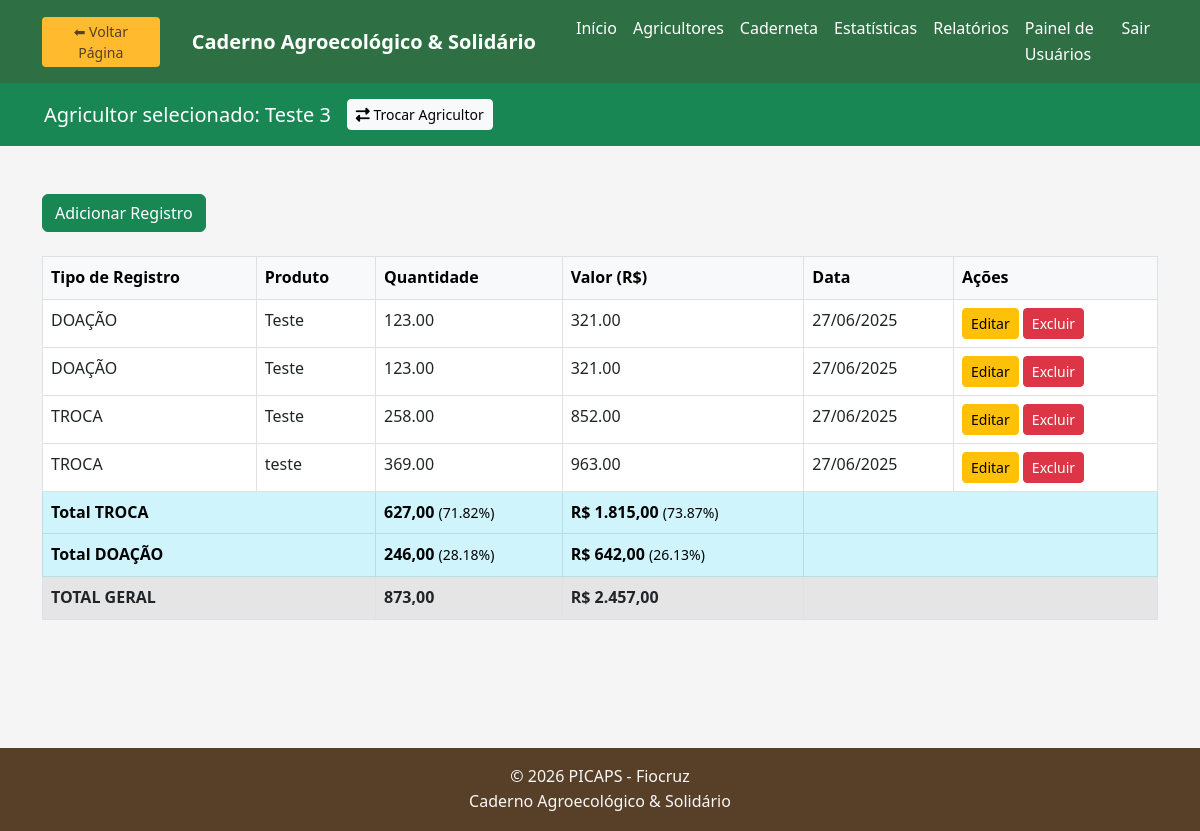
Screenshot of /api/caderneta/ler.php (signed in) with the database file from the repository.
### tables this page shows
CREATE TABLE `agricultores` (
  `id` int(11) NOT NULL,
  `nome` varchar(150) NOT NULL,
  `organizacao` varchar(150) DEFAULT NULL,
  `uf` char(2) DEFAULT NULL,
  `municipio` varchar(100) DEFAULT NULL,
  `comunidade` varchar(100) DEFAULT NULL,
  `data_registro` timestamp NOT NULL DEFAULT CURRENT_TIMESTAMP
);

CREATE TABLE `caderneta` (
  `id` int(11) NOT NULL,
  `usuario_id` int(11) NOT NULL,
  `produto` varchar(100) NOT NULL,
  `quantidade` decimal(10,2) NOT NULL,
  `valor` decimal(10,2) NOT NULL,
  `data` date NOT NULL,
  `observacoes` text,
  `tipo_cadastro` enum('CONSUMO','TROCA','DOAÇÃO','VENDA') NOT NULL,
  `data_registro` timestamp NOT NULL DEFAULT CURRENT_TIMESTAMP
);

### api/caderneta/ler.php (the view, shortened to what this page needs)
<?php
require_once '../../includes/conexao.php';
$id_agricultor = $_SESSION['agricultor_selecionado'] ?? null;
include '../../includes/header.php';
$stmt = $conexao->prepare("SELECT nome FROM agricultores WHERE id = ?");
$stmt->bind_param("i", $id_agricultor);
$stmt->execute();
$result = $stmt->get_result();
$nome_agricultor = '';
if ($row = $result->fetch_assoc()) {
    $nome_agricultor = $row['nome'];
}
?>
<header class="bg-success text-white py-3">
    <div class="container d-flex center-content-between align-items-center">
        <h5 class="mb-0 me-3">Agricultor selecionado: <?= htmlspecialchars($nome_agricultor) ?></h5>
        <a href="../../selecionar_agricultor.php" class="btn btn-light btn-sm">
            <i class="fas fa-exchange-alt"></i> Trocar Agricultor
        </a>
    </div>
</header>
<main class="container my-5">
    <div class="mb-4">
        <button class="btn btn-success" data-bs-toggle="modal" data-bs-target="#addModal">Adicionar Registro</button>
    </div>
    <?php
    $stmt = $pdo->prepare("SELECT * FROM caderneta WHERE usuario_id = ? ORDER BY data DESC");
    $stmt->bind_param('i', $id_agricultor);
    $stmt->execute();
    $result = $stmt->get_result();
    ?>
    <table class="table table-bordered">
        <thead class="table-light">
            <tr>
                <th>Tipo de Registro</th>
                <th>Produto</th>
                <th>Quantidade</th>
                <th>Valor (R$)</th>
                <th>Data</th>
                <th>Ações</th>
            </tr>
        </thead>
        <tbody>
        <?php
        $totalGeralQuantidade = 0;
        $totalGeralValor = 0;
        $totaisPorTipo = [
                            'CONSUMO' => ['quantidade' => 0, 'valor' => 0],
                            'TROCA' => ['quantidade' => 0, 'valor' => 0],
                            'DOAÇÃO' => ['quantidade' => 0, 'valor' => 0],
                            'VENDA' => ['quantidade' => 0, 'valor' => 0],
                        ];
        while ($row = mysqli_fetch_assoc($result)) {
        $tipo = $row['tipo_cadastro'];
        $quantidade = (float)$row['quantidade'];
        $valor = (float)$row['valor'];
        if (isset($totaisPorTipo[$tipo])) {
        $totaisPorTipo[$tipo]['quantidade'] += $quantidade;
        $totaisPorTipo[$tipo]['valor'] += $valor;
        }
        $totalGeralQuantidade += $quantidade;
        $totalGeralValor += $valor;
        ?>
                <tr>
                    <td><?= htmlspecialchars($row['tipo_cadastro']) ?></td>
                    <td><?= htmlspecialchars($row['produto']) ?></td>
                    <td><?= htmlspecialchars($row['quantidade']) ?></td>
                    <td><?= htmlspecialchars($row['valor']) ?></td>
                    <td><?= date('d/m/Y', strtotime($row['data'])) ?></td>
                    <td>
                        <a href="editar.php?id=<?= $row['id'] ?>" class="btn btn-sm btn-warning">Editar</a>
                        <a href="deletar.php?id=<?= $row['id'] ?>" class="btn btn-sm btn-danger" onclick="return confirm('Deseja excluir este registro?')">Excluir</a>
                    </td>
                </tr>
            <?php };
            ?>
        </tbody>
        <tfoot>
            <?php foreach ($totaisPorTipo as $tipo => $totais): ?>
                <?php if ($totais['quantidade'] > 0 || $totais['valor'] > 0): ?>
                    <tr class="table-info">
                        <td colspan="2"><strong>Total <?= htmlspecialchars($tipo) ?></strong></td>
                        <td><strong><?= number_format($totais['quantidade'], 2, ',', '.') ?></strong>
                        <small> (<?= round(($totais['quantidade'] / $totalGeralQuantidade) * 100, 2) ?>%)</small>
                        </td>
                        <td><strong>R$ <?= number_format($totais['valor'], 2, ',', '.') ?></strong>
                            <small> (<?= round(($totais['valor'] / $totalGeralValor) * 100, 2) ?>%)</small>
                        </td>
                        <td colspan="2"></td>
                    </tr>
                <?php endif; ?>
            <?php endforeach; ?>
            <tr class="table-active">
                <td colspan="2"><strong>TOTAL GERAL</strong></td>
                <td><strong><?= number_format($totalGeralQuantidade, 2, ',', '.') ?></strong></td>
                <td><strong>R$ <?= number_format($totalGeralValor, 2, ',', '.') ?></strong></td>
                <td colspan="2"></td>
            </tr>
        </tfoot>
    </table>
</main>
</main>
<?php include '../../includes/footer.php'; ?>

### css/style.css (style rules this page uses)
:root { --verde-escuro: #2e7043; --verde-claro: #44a840; --destaque: #ffba2e; --neutro: #583f28; --texto-escuro: #333333; --texto-claro: #f8f8f8; }
body { font-family: "Segoe UI", Arial, sans-serif; color: var(--texto-escuro); background-color: #f5f5f5; line-height: 1.6; display: flex; flex-direction: column; min-height: 100vh; }
main { flex: 1 0 auto; padding-bottom: 2rem; }
header { background-color: var(--verde-escuro); color: var(--texto-claro); padding: 1rem 2rem; }

### rows the page displays
agricultores: nome "Teste 3"
caderneta: tipo_cadastro "DOAÇÃO", produto "Teste", quantidade "123.00", valor "321.00", data "27/06/2025"
caderneta: tipo_cadastro "DOAÇÃO", produto "Teste", quantidade "123.00", valor "321.00", data "27/06/2025"
caderneta: tipo_cadastro "TROCA", produto "Teste", quantidade "258.00", valor "852.00", data "27/06/2025"
caderneta: tipo_cadastro "TROCA", produto "teste", quantidade "369.00", valor "963.00", data "27/06/2025"

### other values shown
$totais['quantidade'] "627,00"
$totais['valor'] "1.815,00"
$tipo "DOAÇÃO"
$totais['quantidade'] "246,00"
$totais['valor'] "642,00"
$totalGeralQuantidade "873,00"
$totalGeralValor "2.457,00"
